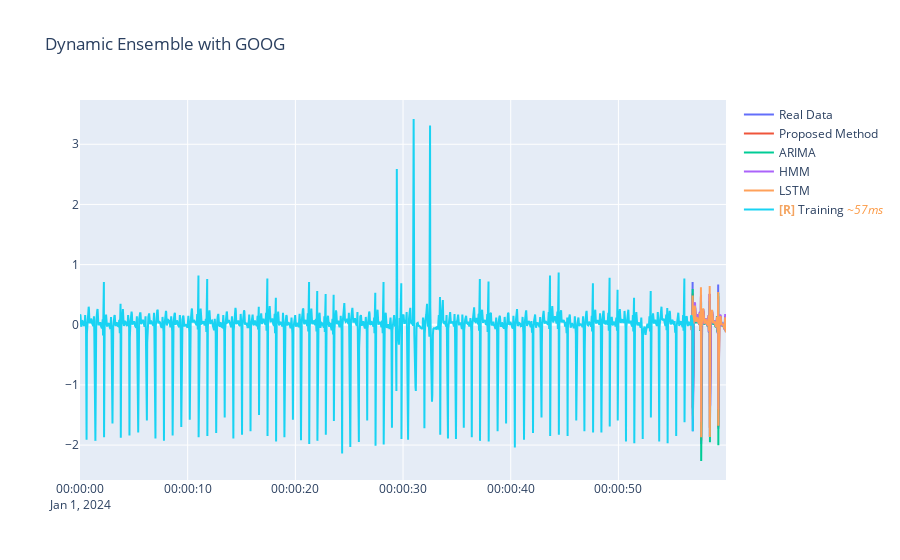

Notebook code for this chart:
### Code cell
fig = go.Figure()
fig.update_layout(title="Dynamic Ensemble with GOOG")
fig.add_trace(go.Scatter(x=df_test['ds'], y=df_test['y'], mode='lines', name='Real Data'))
fig.add_trace(go.Scatter(x=df_test['ds'], y=de_preds, mode='lines', name='Proposed Method'))
fig.add_trace(go.Scatter(x=df_test['ds'], y=arima_preds, mode='lines', name='ARIMA'))
fig.add_trace(go.Scatter(x=df_test['ds'], y=hmm_preds, mode='lines', name='HMM'))
fig.add_trace(go.Scatter(x=df_test['ds'], y=lstm_preds, mode='lines', name='LSTM'))
fig.add_trace(go.Scatter(x=df_train['ds'], y=df_train['y'], mode='lines', name='Training'))
fig.show()

### Figure 1 — Plotly figure (JSON) as saved in the notebook; plotly's stock layout.template omitted (floating-point values rounded to 4 significant figures; data arrays with more than 128 entries replaced by an {"elided": "..."} marker saying what was removed)
{"data": [{"mode": "lines", "name": "Real Data", "type": "scatter", "uid": "1e05cae7-aa64-4af1-b668-68bacd727755", "x": {"elided": "412 str values"}, "y": {"elided": "412 float values"}}, {"mode": "lines", "name": "Proposed Method", "type": "scatter", "uid": "b22223b4-d410-4c49-92e8-a15832d61de3", "x": {"elided": "412 str values"}, "y": {"elided": "412 float values"}}, {"mode": "lines", "name": "ARIMA", "type": "scatter", "uid": "44e99d19-39fc-473e-a7b9-2dab675fb135", "x": {"elided": "412 str values"}, "y": {"elided": "412 float values"}}, {"mode": "lines", "name": "HMM", "type": "scatter", "uid": "8c54e69d-62c0-4513-9213-cf4d9c81f85a", "x": {"elided": "412 str values"}, "y": {"elided": "412 float values"}}, {"mode": "lines", "name": "LSTM", "type": "scatter", "uid": "f56b045e-9239-493d-973d-06f3107e7587", "x": {"elided": "412 str values"}, "y": {"elided": "412 float values"}}, {"mode": "lines", "name": "<b style=\"color:sandybrown\">[R]</b> Training <i style=\"color:#fc9944\">~57ms</i>", "type": "scatter", "uid": "ec4030b2-a60f-46bb-8261-5b9768aebd98", "x": {"elided": "1000 str values"}, "y": {"elided": "1000 float values"}}], "layout": {"title": {"text": "Dynamic Ensemble with GOOG"}}}
